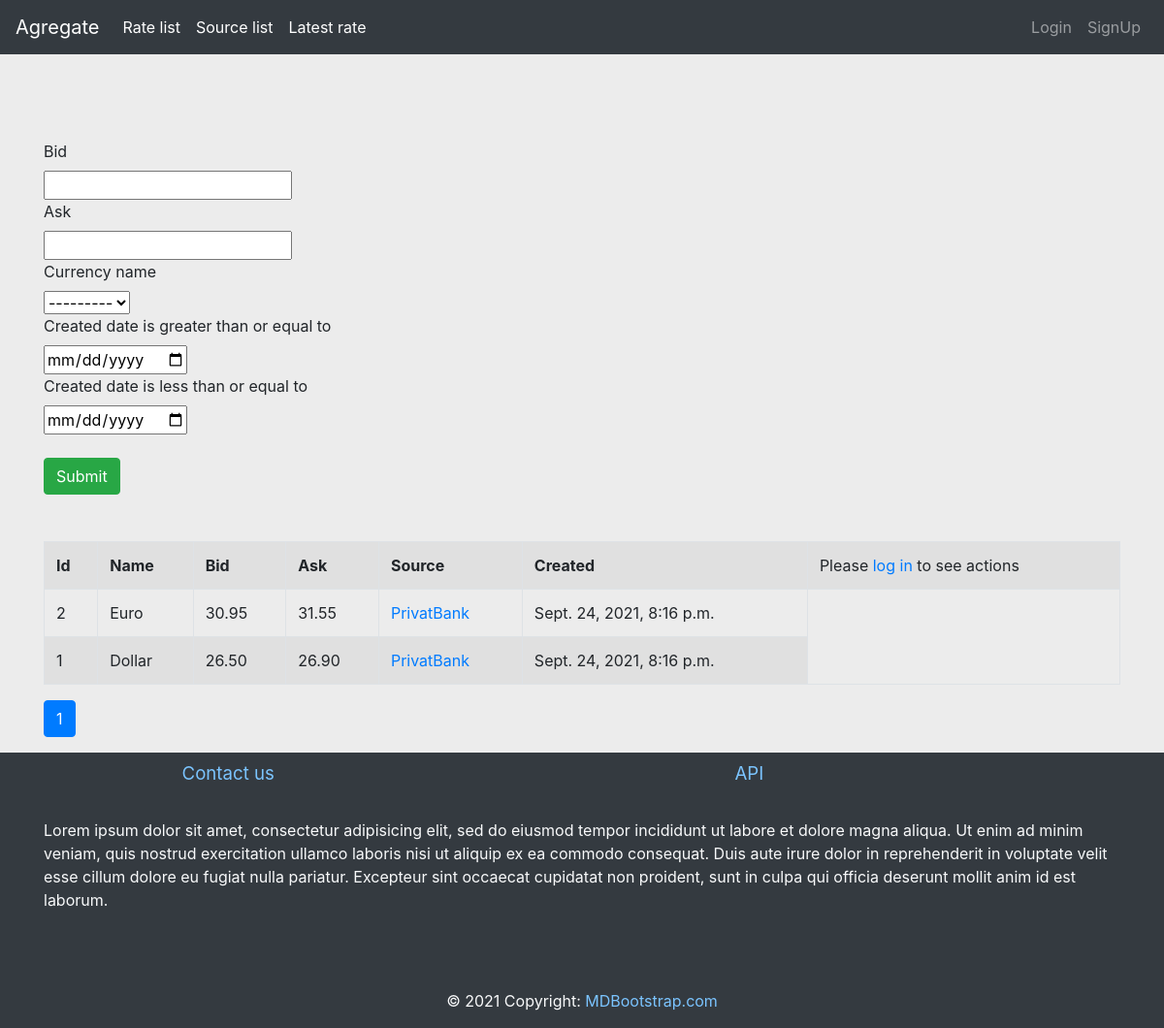
/currency/rate/list/, run on an earlier commit of the app's database.
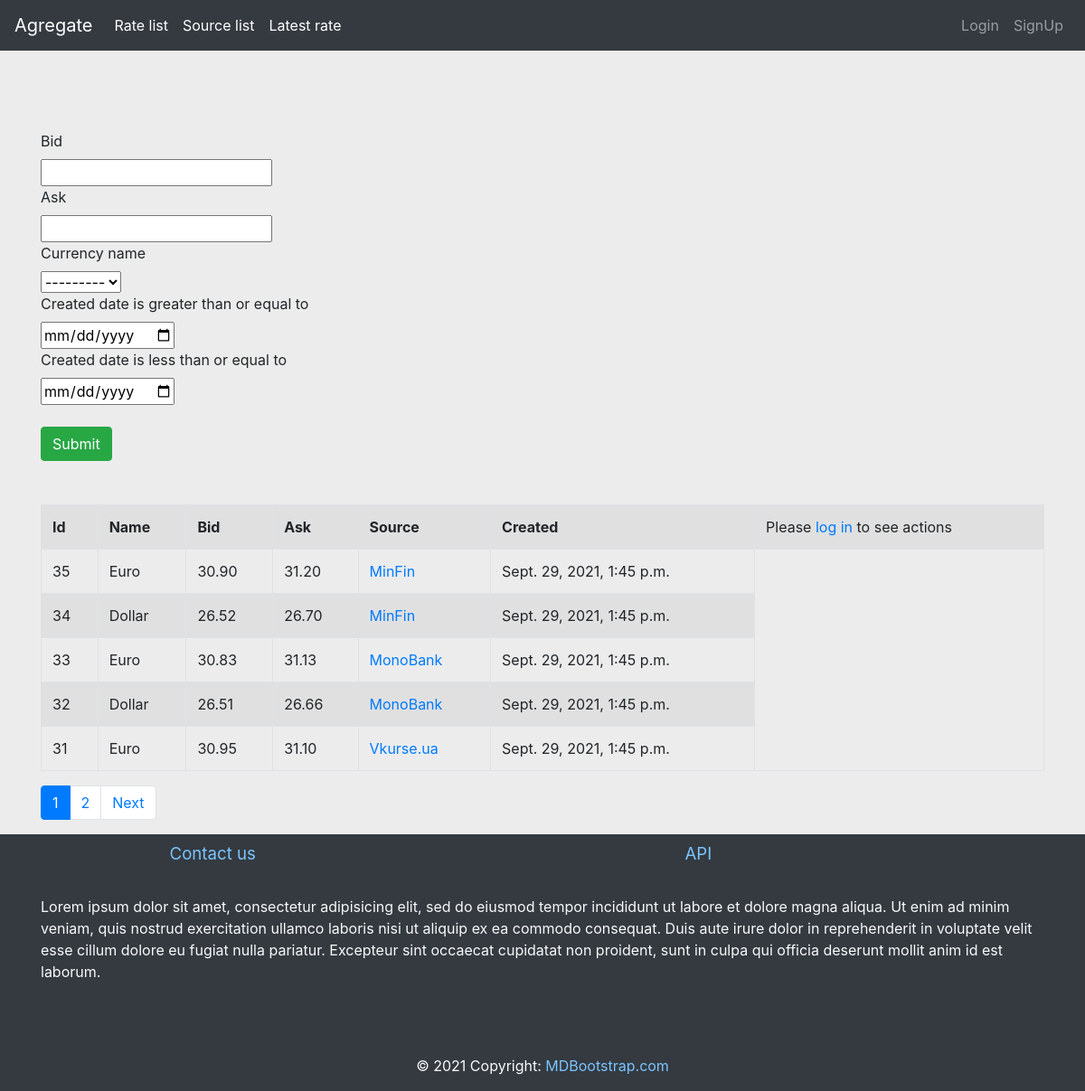
And on a later commit of the database.
### currency/models.py (models this page shows)
class Rate(models.Model):
    ask = models.DecimalField(max_digits=4, decimal_places=2)
    bid = models.DecimalField(max_digits=4, decimal_places=2)
    created = models.DateTimeField(auto_now_add=True)
    currency_name = models.CharField(
        max_length=3,
        choices=choices.RATE_TYPES,
        blank=False,
        null=False,
        default=choices.TYPE_USD,
    )
    source = models.ForeignKey(
        Source,
        related_name='rates',
        on_delete=models.CASCADE,
        choices=choices.SOURCE_TYPES
    )
    currency_type = models.CharField(max_length=8)

class Source(models.Model):
    name = models.CharField(max_length=64)
    code_name = models.CharField(max_length=24, unique=True, editable=False)
    source_url = models.CharField(max_length=256)
    logo = models.FileField(
        upload_to=upload_logo,
        blank=True,
        null=True,
        default=None,
    )

### currency/views.py (the view)
# urls.py: path('rate/list/', RateListView.as_view(), name='rate-list'),
class RateListView(FilterView):
    queryset = Rate.objects.all().select_related('source').order_by('-created')
    template_name = 'rate_list.html'
    paginate_by = 5
    filterset_class = RateFilter
    def get_context_data(self, **kwargs):
        context = super().get_context_data(**kwargs)
        get_parameters = {}
        for key, value in self.request.GET.items():
            if key != 'page':
                get_parameters[key] = value
        context['pagination_params'] = urlencode(get_parameters)
        return context

### currency/templates/rate_list.html (shortened to what this page needs)
{% extends 'base.html' %}
{% load crispy_forms_tags %}
{% block main_content%}
<br>
<br>
<br>
<br>
<br>
<br>
<form method="get" >
        {{filter.form|crispy}}
        <br>
        <input type="submit" value="Submit" class="btn btn-success">
</form>
<br>
<br>
    <table class="table table-striped table-bordered"  >
        <tr>
            <th>Id</th>
            <th>Name</th>
            <th>Bid</th>
            <th>Ask</th>
            <th>Source</th>
            <th>Created</th>
            {%if request.user.is_authenticated%}
                <th>Actions</th>
            {%else%}
                <td>
                    Please <a href="{% url 'login' %}">log in</a> to see actions
                </td>
            {%endif%}
        </tr>
        {% for rate in rate_list %}
            <tr>
                <td>{{rate.id}}</td>
                <td>{{rate.get_currency_name_display}}</td>
                <td>{{rate.bid}}</td>
                <td>{{rate.ask}}</td>
                <td><a href="{% url 'currency:source-details' rate.source_id %}">{{ rate.source.name }}</a></td>
                <td>{{rate.created}}</td>
            </tr>
        {% endfor %}
    </table>
    {% include 'includes/paginator.html' %}
{% endblock %}

What changed in the data, as far as the page shows it:
removed Rate: id "2", currency_name "Euro", bid "30.95", ask "31.55", source.name "PrivatBank", created "Sept. 24, 2021, 8:16 p.m."
removed Rate: id "1", currency_name "Dollar", bid "26.50", ask "26.90", source.name "PrivatBank", created "Sept. 24, 2021, 8:16 p.m."
added Rate: id "35", currency_name "Euro", bid "30.90", ask "31.20", source.name "MinFin", created "Sept. 29, 2021, 1:45 p.m."
added Rate: id "34", currency_name "Dollar", bid "26.52", ask "26.70", source.name "MinFin", created "Sept. 29, 2021, 1:45 p.m."
added Rate: id "33", currency_name "Euro", bid "30.83", ask "31.13", source.name "MonoBank", created "Sept. 29, 2021, 1:45 p.m."
added Rate: id "32", currency_name "Dollar", bid "26.51", ask "26.66", source.name "MonoBank", created "Sept. 29, 2021, 1:45 p.m."
added Rate: id "31", currency_name "Euro", bid "30.95", ask "31.10", source.name "Vkurse.ua", created "Sept. 29, 2021, 1:45 p.m."
Also different on the page:
new list line: "2"
text now shown: "Next"
